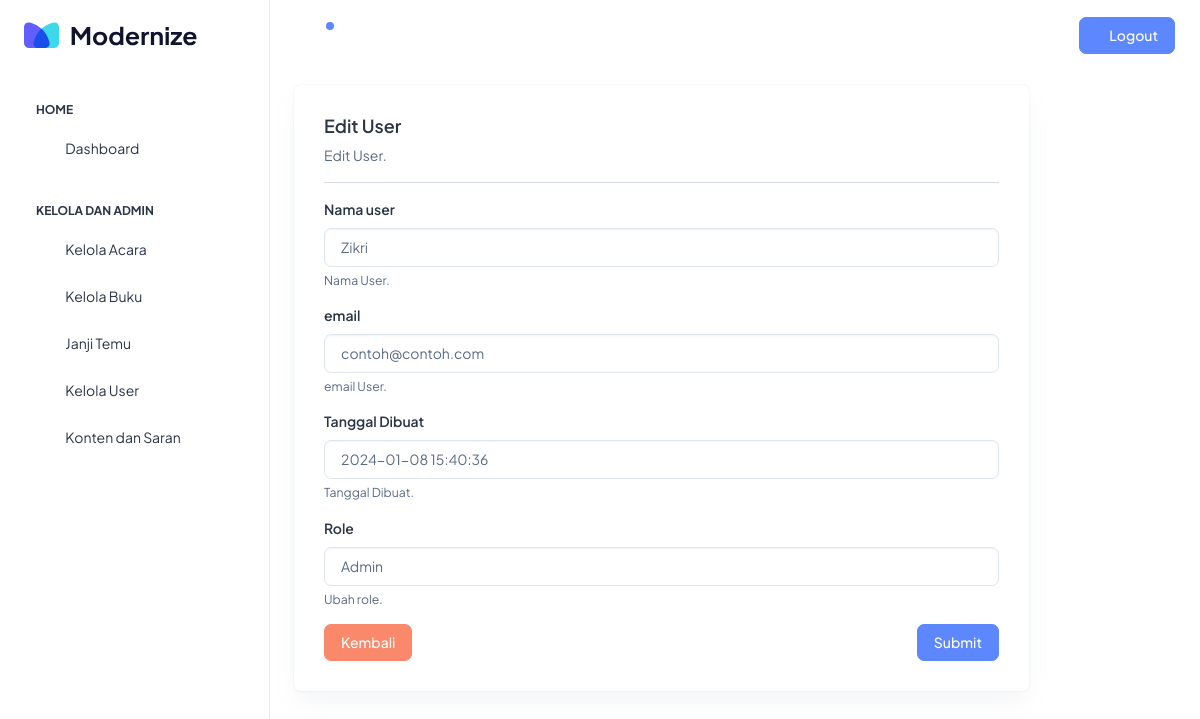
Screenshot of /admin/updateHolder/1 with the database file from the repository.
### tables this page shows
CREATE TABLE `user` (
  `id` int(11) NOT NULL,
  `nama` varchar(100) NOT NULL,
  `email` varchar(100) NOT NULL,
  `password` varchar(100) NOT NULL,
  `role` varchar(100) NOT NULL,
  `date_created` timestamp NOT NULL DEFAULT current_timestamp() ON UPDATE current_timestamp()
);

### application/controllers/Admin.php (called while the page is built, shortened)
<?php
class Admin extends CI_Controller
{
  public function __construct()
  {
    $this->load->model('Bukutamu_model');
    $this->load->model('Janji_model');
    $this->load->model('Konten_model');
    $this->load->model('Acara_model');
    $this->load->model('Saran_model');
    $this->load->model('User_model');
    $this->load->model('Tamuacara_model');
    $this->load->library('form_validation');
    $this->load->library('session');
  }
  public function updateHolder($id)
  {
    $data['user'] = $this->db->get_where('user', ['email' => $this->session->userdata('email')])->row_array();
    $data['holder'] = $this->User_model->getById($id);
    $this->load->view('layout/header', $data);
    $this->load->view('admin/updateHolderAdmin', $data);
    $this->load->view('layout/footer');
  }
}

### index.php (called while the page is built, shortened)
<?php
require_once BASEPATH.'core/CodeIgniter.php';

### application/models/User_model.php (called while the page is built, shortened)
<?php
class User_model extends CI_Model
{
  public $table = 'user';
  public $id = 'user.id';
  public function getById($id)
  {
    $this->db->from($this->table);
    $this->db->where($this->id, $id);
    $query = $this->db->get();
    return $query->row_array();
  }
}

### application/views/admin/updateHolderAdmin.php (the view, shortened to what this page needs)
<div class="container-fluid mt-0">
    <div class="d-flex justify-content-xxl-center">
        <div class="col-md-10">
            <div class="card">
                <div class="card-body">
                    <div class="col-md-12">
                        <h5 class="card-title fw-semibold mb-2">Edit User</h5>
                        <p class="mb-0">Edit User. </p>
                        <hr>
                        <form action="" method="post">
                            <div class="mb-3">
                                <label for="user" class="form-label">Nama user</label>
                                <input type="text" name="nama" class="form-control" id="user" aria-describedby="user"
                                    value="<?= $holder['nama']; ?>" readonly>
                                <div id="userHelp" class="form-text">Nama User.</div>
                            </div>
                            <div class="mb-3">
                                <label for="email" class="form-label">email</label>
                                <input type="text" value="<?= $holder['email']; ?>" name="email" class="form-control"
                                    id="email" aria-describedby="email" readonly></input>
                                <div id="emailHelp" class="form-text">email User.</div>
                            </div>
                            <div class="mb-3">
                                <label for="date_created" class="form-label">Tanggal Dibuat</label>
                                <input type="text" name="date_created" class="form-control" id="date_created"
                                    aria-describedby="date_created" value="<?= $holder['date_created']; ?>" readonly>
                                <div id="date_createdHelp" class="form-text">Tanggal Dibuat.</div>
                            </div>
                            <div class="mb-3">
                                <label for="role" class="form-label">Role</label>
                                <select name="role" id="role" value="<?= $holder['role']; ?>" class="form-control">
                                    <option value="Admin">Admin</option>
                                </select>
                                <div id="role" class="form-text">Ubah role.</div>
                            </div>
                            <div class="row">
                                <div class="col">
                                    <a href="<?= base_url('admin/holder') ?>" class="btn btn-danger">Kembali</a>
                                </div>
                                <div class="col text-md-end">
                                    <button type="submit" class="btn btn-primary">Submit</button>
                                </div>
                            </div>
                        </form>
                    </div>
                </div>
            </div>
        </div>
    </div>
</div>

### rows the page displays
user: nama "Zikri", email "contoh@contoh.com", date_created "2024-01-08 15:40:36", role "Admin"
